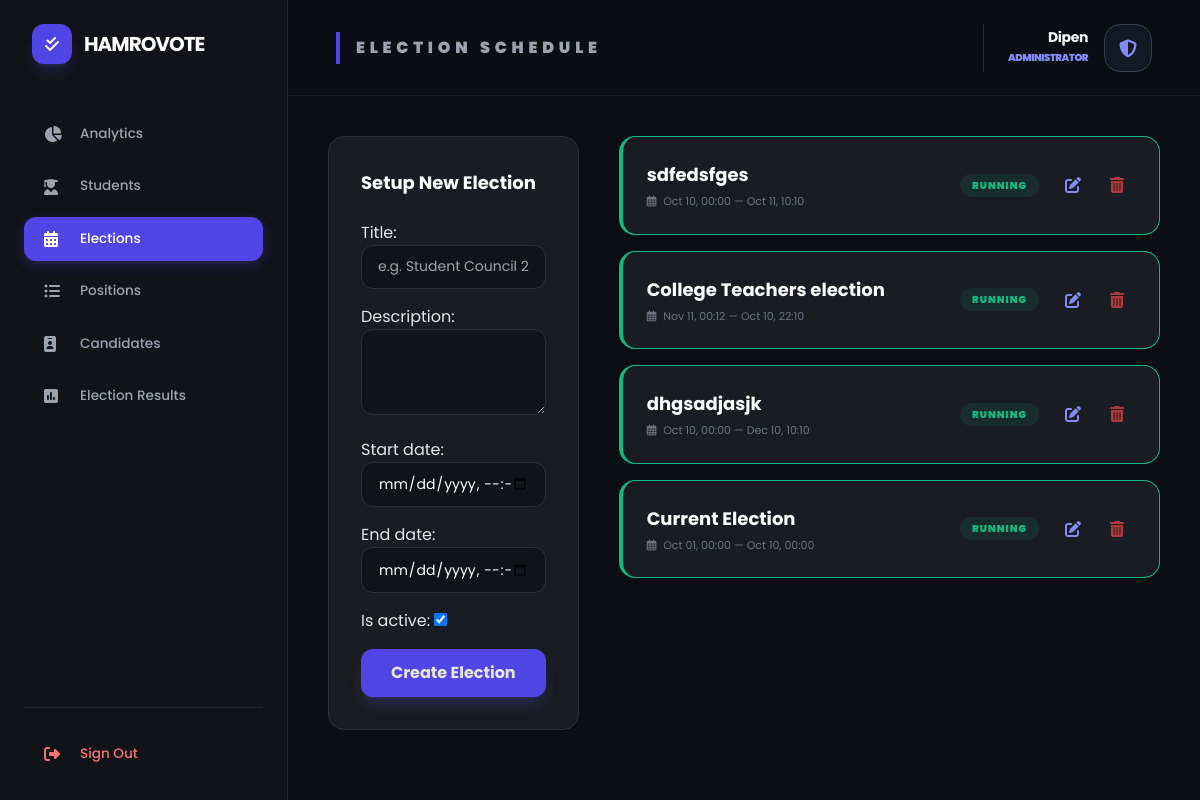
Page /elections/ (signed in) on the earlier database version.
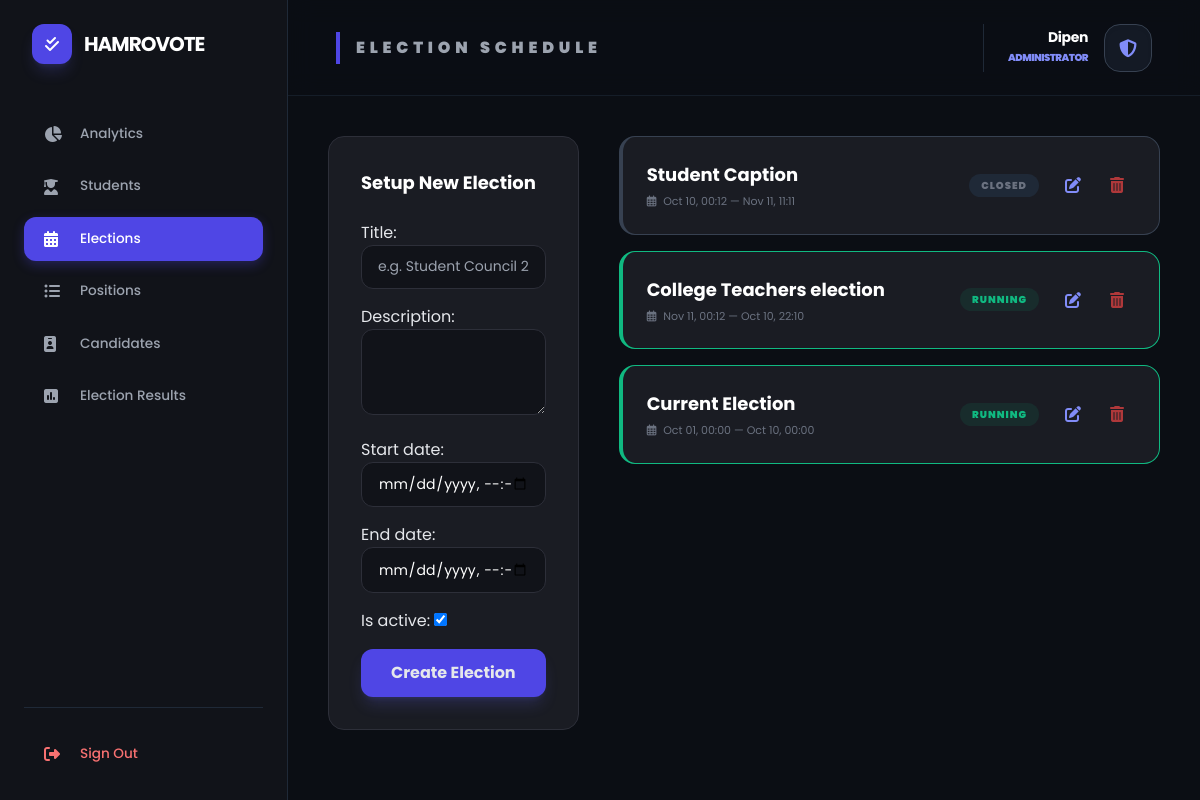
Same page on the later database version.
### voter/models.py (models this page shows, shortened)
class Election(models.Model):
    title = models.CharField(max_length=200)
    description = models.TextField(blank=True, null=True)
    start_date = models.DateTimeField()
    end_date = models.DateTimeField()
    is_active = models.BooleanField(default=True)
    created_at = models.DateTimeField(auto_now_add=True)
    @property
    def status(self):
        now = timezone.now()
        if not self.is_active:
            return "Disabled"
        if now < self.start_date:
            return "Upcoming"
        elif now > self.end_date:
            return "Closed"
        return "Running"
    class Meta:
        ordering = ['-start_date']

### dashboard/views.py (the view)
# urls.py: path('elections/', views.manage_elections, name='manage_elections'),
@staff_member_required
def manage_elections(request):
    elections = Election.objects.all().order_by('-created_at')
    if request.method == "POST":
        form = ElectionForm(request.POST)
        if form.is_valid():
            form.save()
            messages.success(request, "New election created successfully.")
            return redirect('dashboard:manage_elections')
    else:
        form = ElectionForm()
    return render(request, 'manage_elections.html', {
        'elections': elections,
        'form': form
    })

### dashboard/forms.py
class ElectionForm(forms.ModelForm):
    class Meta:
        model = Election
        fields = ['title', 'description', 'start_date', 'end_date', 'is_active']
        widgets = {
            'title': forms.TextInput(attrs={'class': 'input-style', 'placeholder': 'e.g. Student Council 2024'}),
            'description': forms.Textarea(attrs={'class': 'input-style', 'rows': 3}),
            'start_date': forms.DateTimeInput(attrs={'class': 'input-style', 'type': 'datetime-local'}),
            'end_date': forms.DateTimeInput(attrs={'class': 'input-style', 'type': 'datetime-local'}),
        }

### dashboard/templates/manage_elections.html (shortened to what this page needs)
{% extends 'dashboard/base.html' %}
{% block page_title %}Election Schedule{% endblock %}
{% block content %}
<div class="grid grid-cols-1 lg:grid-cols-3 gap-10">
    <div class="card p-8 h-fit">
        <h3 class="font-bold mb-6 text-white text-lg">Setup New Election</h3>
        <form method="POST" class="space-y-4">
            {{ form.as_p }}
            <button type="submit" class="w-full bg-indigo-600 hover:bg-indigo-700 py-3 rounded-xl font-bold mt-4 shadow-lg shadow-indigo-500/20 transition-all">
                Create Election
            </button>
        </form>
    </div>
    <div class="lg:col-span-2 space-y-4">
        {% for e in elections %}
        <div class="card p-6 flex justify-between items-center border-l-4 {% if e.status == 'Running' %}border-emerald-500{% elif e.status == 'Upcoming' %}border-amber-500{% else %}border-gray-700{% endif %}">
            <div>
                <h4 class="font-bold text-lg text-white">{{ e.title }}</h4>
                <p class="text-[11px] text-gray-500 mt-1">
                    <i class="far fa-calendar-alt mr-1"></i> {{ e.start_date|date:"M d, H:i" }} — {{ e.end_date|date:"M d, H:i" }}
                </p>
            </div>
            <div class="flex items-center gap-4">
                <span class="text-[10px] uppercase font-black tracking-widest px-3 py-1 rounded-full
                    {% if e.status == 'Running' %}bg-emerald-500/10 text-emerald-500
                    {% elif e.status == 'Upcoming' %}bg-amber-500/10 text-amber-500
                    {% else %}bg-gray-800 text-gray-500{% endif %}">
                    {{ e.status }}
                </span>
                <div class="flex items-center gap-2">
                    <a href="{% url 'dashboard:edit_election' e.id %}"
                       class="w-9 h-9 flex items-center justify-center text-indigo-400 hover:bg-indigo-500/10 rounded-xl transition-all" title="Edit">
                        <i class="fas fa-edit"></i>
                    </a>
                    <a href="{% url 'dashboard:delete_election' e.id %}"
                       onclick="return confirm('Are you sure you want to delete this election? All positions and candidates linked to it will also be removed.')"
                       class="w-9 h-9 flex items-center justify-center text-red-500/70 hover:text-red-500 hover:bg-red-500/10 rounded-xl transition-all" title="Delete">
                        <i class="fas fa-trash-alt"></i>
                    </a>
                </div>
            </div>
        </div>
        {% empty %}
        <div class="card p-10 text-center text-gray-500 italic">
            No elections scheduled. Use the form on the left to start.
        </div>
        {% endfor %}
    </div>
</div>
{% endblock %}

Differences in the rows shown:
removed Election: title "sdfedsfges", start_date "Oct 10, 00:00", end_date "Oct 11, 10:10", status "RUNNING"
removed Election: title "dhgsadjasjk", start_date "Oct 10, 00:00", end_date "Dec 10, 10:10", status "RUNNING"
added Election: title "Student Caption", start_date "Oct 10, 00:12", end_date "Nov 11, 11:11", status "CLOSED"
